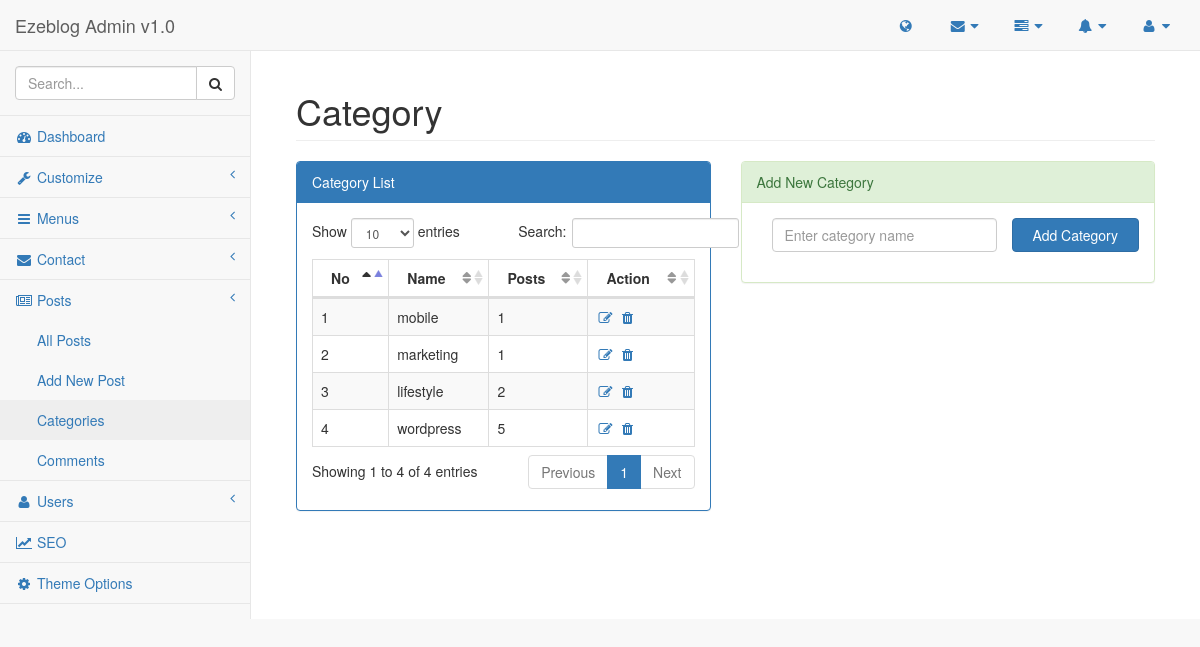
/admin/pages/category.php (signed in), run on an earlier commit of the app's database.
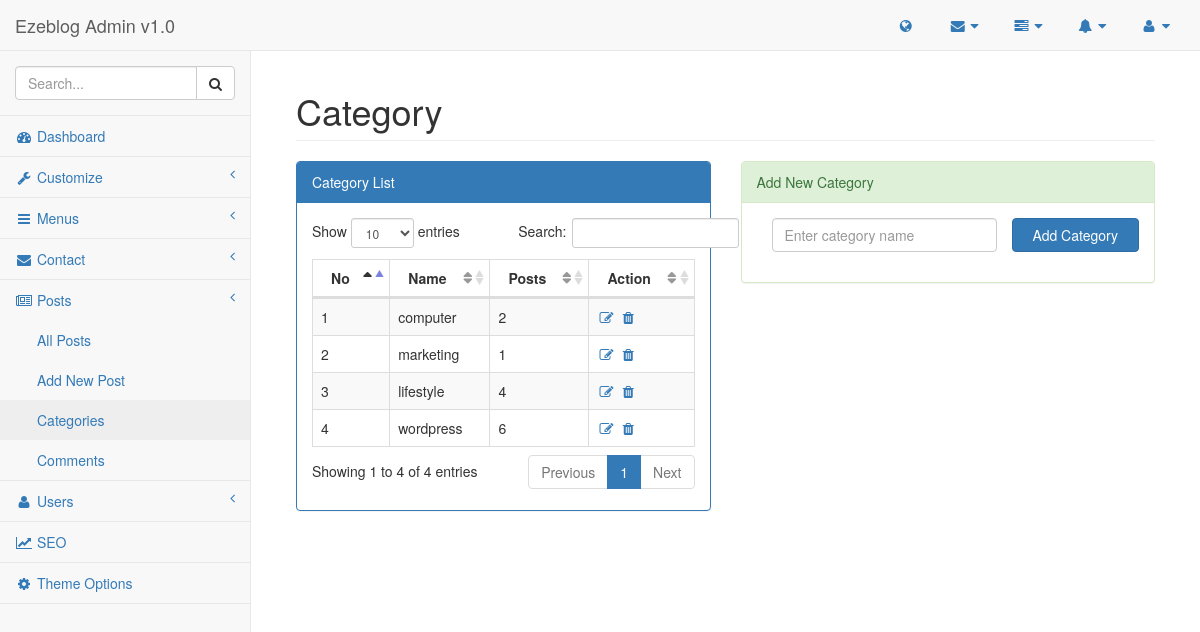
And on a later commit of the database.
### tables this page shows
CREATE TABLE `list_category` (
  `id` int(11) NOT NULL,
  `name` varchar(255) NOT NULL,
  `slug` varchar(255) NOT NULL
);

### lib/database.php (called while the page is built, shortened)
<?php
Class Database{
    public $host   = DB_HOST;
    public $user   = DB_USER;
    public $pass   = DB_PASS;
    public $name   = DB_NAME;
    public $link;
    private function connectDB(){
        $this->link = new mysqli($this->host, $this->user, $this->pass, $this->name);
    }
    public function select($query){
        $result = $this->link->query($query) or die($this->link->error.__LINE__);
        if($result->num_rows > 0){
            return $result;
        } else {
            return false;
        }
    }
}
?>

### admin/pages/category.php (the view, shortened to what this page needs)
<?php include '../inc/header.php'; ?>
<?php include '../inc/sidebar.php'; ?>
<div id="page-wrapper">
    <div class="container-fluid">
        <div class="row">
            <div class="col-lg-12">
                <h1 class="page-header">Category</h1>
            </div>
            <div id="menu-panel">
                <div class="col-lg-6">
                    <div class="panel panel-primary">
                        <div class="panel-heading">
                            Category List
                        </div>
                        <div class="panel-body">
                            <table width="100%" class="table table-striped table-bordered table-hover" id="dataTables-subscribe">
                                <thead>
                                <tr>
                                    <th>No</th>
                                    <th>Name</th>
                                    <th>Posts</th>
                                    <th>Action</th>
                                </tr>
                                </thead>
                                <tbody>
                                <?php
                                    $query = "SELECT * FROM list_category ORDER BY id DESC";
                                    $category = $database->select($query);
                                    if($category){
                                        $i = 0;
                                        while($result = $category->fetch_assoc()){
                                            $i++
                                 ?>
                                    <tr class="odd gradeX">
                                        <td><?php echo $i; ?></td>
                                        <td  class="center"><?php echo $result['name']; ?></td>
                                        <td>
                                            <?php
                                                $catid = $result['id'];
                                                $query = "SELECT * FROM list_posts WHERE category = '$catid' ";
                                                $catcount = $database->select($query);
                                                if($catcount){
                                                    $count = mysqli_num_rows($catcount);
                                                    echo $count;
                                                }else{
                                                    echo 0;
                                                }
                                            ?>
                                        </td>
                                        <td  class="center"> <a href="editcategory.php?edit=<?php echo $result['id']; ?>"> <i class="fa fa-edit  fa-fw"></i></a>  <a onclick="return confirm('Are you sure?')" href="?delete=<?php echo $result['id']; ?>"><i class="fa fa-trash  fa-fw"></i></a>  </td>
                                    </tr>
                                <?php
                                        }
                                    }
                                ?>
                                </tbody>
                            </table>
                        </div>
                    </div>
                </div>
                <div class="col-lg-6">
                    <div class="panel panel-success">
                        <div class="panel-heading">
                            Add New Category
                        </div>
                        <div class="panel-body">
                                <form action="" method="post">
                                    <div class="form-group col-md-8">
                                        <input type="text" name="name" class="form-control" id="inputPassword2" placeholder="Enter category name">
                                    </div>
                                    <input type="submit" class="btn btn-primary col-md-4" value="Add Category">
                                </form>
                        </div>
                    </div>
                </div>
            </div>
        </div>
    </div>
</div>
<?php include '../inc/footer.php'; ?>

What changed in the data, as far as the page shows it:
changed list_category: name "mobile" → "computer"; count "1" → "2"
changed list_category "lifestyle": count "2" → "4"
changed list_category "wordpress": count "5" → "6"
